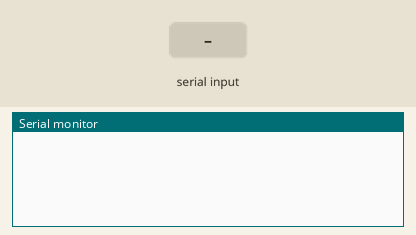
Simulated run of this sketch. Board: Arduino Uno, built with avr-gcc and run on an emulated ATmega328P. Parts: the last lines printed to the serial monitor. The inputs (shaded band) are chosen by the test bench.

Above: at 1.2 s.
1.3 s: "1\n" received over Serial
At 2.5 s:
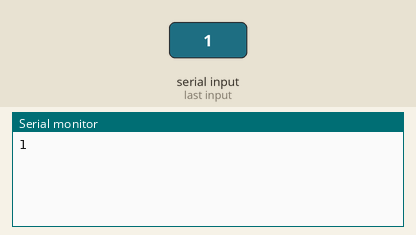
2.8 s: "2\n" received over Serial
At 3.9 s:
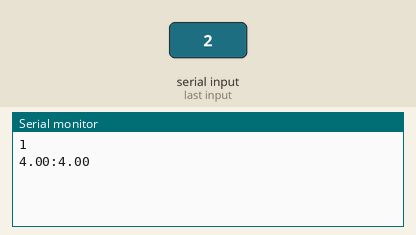

The sketch:

servidor.ino
```cpp
void setup() {
  Serial.begin(115200);
}

void loop() {
  String s, trama; // trama tendrá la trama recibida
  int inic, opc, i, N, sol;
  int *v_int; // puntero que contendrá el vector de enteros recibido
  float *v_float, f; // puntero que contendrá el vector de enteros recibido

  // LEE LA TRAMA
  trama = leerLinea();
  s = cortaTrozo(trama, 0, &inic, ':', true); // s recibe la opcion como String
  //inic=fin; // Apuntamos al principio del siguiente campo de la trama
  opc = s.toInt(); // La opción (s) se convierte a entero

  // OBTENER N
  s = cortaTrozo(trama, inic, &inic, ':', true); // s recibe N como String
  //inic=fin; // Apuntamos al principio del siguiente campo de la trama
  N = s.toInt(); // N (s) se convierte a entero

  // ESTUDIO DE PETICIONES
  if (opc==1) { // PETICIÓN 1
    // v_int contiene el vector de N enteros
    v_int = obtenListaEnteros(trama, inic, &inic, ':', true, N);
    sol = sumaListaEnteros(v_int, N); // devuelve la suma de los N enteros
    Serial.println( String(sol) ); // Envía al programa Python el resultado
    free(v_int); // IMPORTANTE: Libera la memoria de v_int
  } else if (opc==2) { // PETICIÓN 2
    // v_float contiene el vector de N float
    v_float = obtenListaFloat(trama, inic, &inic, ':', true, N);
    //inic = fin; // Apuntamos al principio del siguiente campo de la trama
    s = cortaTrozo(trama, inic, &inic, ':', true); // s recibe el float a sumar como String
    //inic=fin; // Apuntamos al principio del siguiente campo de la trama
    f = s.toFloat(); // s se convierte a float y se almacena en f
    incrementaListaEn(v_float, N, f); // incrementa cada valor de v_float en f
    s = String(""); // s contendrá la trama a enviar al programa Python
    for(i=0;i<N;i++) { // MONTA LA TRAMA DE SALIDA
      s += String(v_float[i]);
      if (i!=N-1) s += String(':');
    }
    Serial.println(  s  ); // Se envía la trama con los resultados al programa Python
    free(v_float); // IMPORTANTE: Libera la memoria de v_float
  }
}

// Función que lee una trama terminada en car
String leerLinea() {
  // Espera hasta que haya algo que leer
  while(Serial.available() < 1) {
    delay(1);
  }
  return Serial.readStringUntil('\n'); // Recibe info hasta '\n'
}
```

servicios.ino
```cpp
// Devuelve la suma de los valores enteros en el vector v
int sumaListaEnteros(int v[], int tam) {
  int i, r = 0;
  for(i=0;i<tam;i++) {
    r += v[i];
  }
  return r;
}
// Incrementa cada valor del vector v en f
float incrementaListaEn(float v[], int tam, float f) {
  int i;
  for(i=0;i<tam;i++) {
    v[i] += f;
  }
}
```

trama.ino
```cpp
// Funcion que devuelve como String el contenido entre dos "car" (carácter)
// comenzando en "inic" y hasta que se encuentra un "car", fin tendrá el
// índice donde comienza el siguiente campo
String cortaTrozo(String s, int inic, int *fin, char car, bool corta_si_no_esta) {
  int pos_car;
  pos_car = s.indexOf(car,inic); // posicion de car empezando en inic
  *fin = pos_car + 1; // fin se asigna a donde comienza el siguiente campo
  if (pos_car!=-1) return s.substring(inic,pos_car); // Corta entre inic y fin
  else if (corta_si_no_esta) return s.substring(inic); // Corta desde inic al final
  else return String("-1"); // Error, devuelve el String "-1"
}

// Función que devuelve un vector de tam enteros a partir de la trama comenzando en la posición "inic"
int *obtenListaEnteros(String linea, int inic, int *fin, char car, bool corta_si_no_esta, int tam) {
  int *v_int, i;
  String s;
  v_int = (int *) malloc(sizeof(int)*tam); // Reserva de memoria
  for(i=0;i<tam;i++) { // Para cada trozo
      s = cortaTrozo(linea, inic, fin, car, corta_si_no_esta); // s recibe el entero v_i como String
      inic=*fin; // Apuntamos al principio del siguiente campo de la trama
      v_int[i] = s.toInt(); // s se convierte a entero y se almacena en v_int[i]
  }
  return v_int; // Devolución del vector
}
// Función que devuelve un vector de tam float a partir de la trama comenzando en la posición "inic"
float *obtenListaFloat(String linea, int inic, int *fin, char car, bool corta_si_no_esta, int tam) {
  float *v_float;
  int i;
  String s;
  v_float = (float *) malloc(sizeof(float)*tam);
  for(i=0;i<tam;i++) { // Para cada trozo
    s = cortaTrozo(linea, inic, fin, car, corta_si_no_esta); // s recibe el entero v_i como String
    inic=*fin; // Apuntamos al principio del siguiente campo de la trama
    v_float[i] = s.toFloat(); // s se convierte a float y se almacena en v_float
  }
  return v_float; // Devolución del vector
}
```

Measured:
- after the input at 1.3 s, the serial monitor: prints a new line at once (image 1)
- after the input at 2.8 s, the serial monitor: prints a new line at once (image 2)
